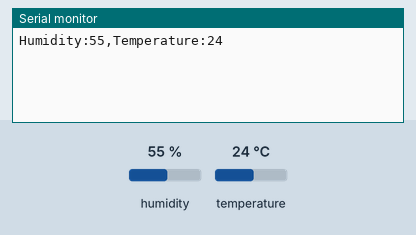
Bench run of a sketch on a simulated ESP8266 (NodeMCU). On the bench: the last lines printed to the serial monitor. The test bench sets the inputs (shaded band); at power-on: humidity 55 %, temperature 24 °C.

Above: at 1.3 s.
1.4 s: humidity set to 22 %
At 2.5 s:
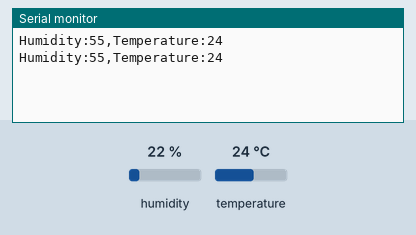
2.9 s: temperature set to 12 °C
At 3.8 s:
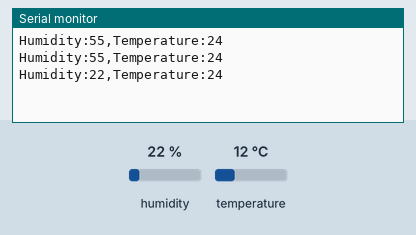
4.4 s: humidity set to 40 %
At 6.1 s:
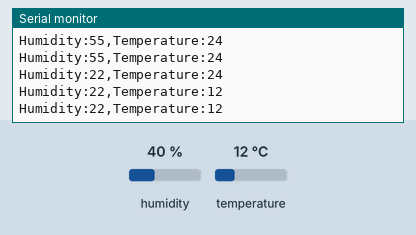
Timing chart, 0 to 7.6 s (numbered marks = the images above; inputs shaded):
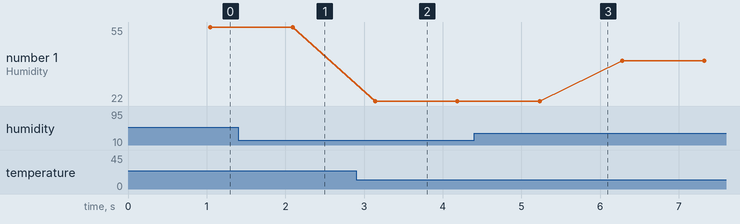

Measured:
- plotted number 1: 22 → 40 after the input at 4.4 s

The sketch:

sketch.ino
```cpp
// (licence header left out)
// Include the DHT11 library for interfacing with the sensor.
#include <DHT11.h>

// Create an instance of the DHT11 class.
// - For Arduino: Connect the sensor to Digital I/O Pin 2.
// - For ESP32: Connect the sensor to pin GPIO2 or P2.
// - For ESP8266: Connect the sensor to GPIO2 or D4.
DHT11 dht11(2);

void setup() {
    // Initialize serial communication to allow debugging and data readout.
    // Using a baud rate of 9600 bps.
    Serial.begin(9600);

    // Uncomment the line below to set a custom delay between sensor readings (in milliseconds).
    // dht11.setDelay(500); // Set this to the desired delay. Default is 500ms.
}

void loop() {
    // Attempt to read the humidity value from the DHT11 sensor.
    int humidity = dht11.readHumidity();
    int temperature = dht11.readTemperature();

    // Check the result of the reading.
    // If there's no error, print the humidity value.
    // If there's an error, print the appropriate error message.
    if (humidity != DHT11::ERROR_CHECKSUM && humidity != DHT11::ERROR_TIMEOUT && temperature != DHT11::ERROR_CHECKSUM && temperature != DHT11::ERROR_TIMEOUT) {
        Serial.print("Humidity:");
        Serial.print(humidity);
        Serial.print(",");
        Serial.print("Temperature:");
        Serial.println(temperature);
    } else {
        // Print error message based on the error code.
        Serial.println(DHT11::getErrorString(humidity));
        Serial.println(DHT11::getErrorString(temperature));
    }
}
```
